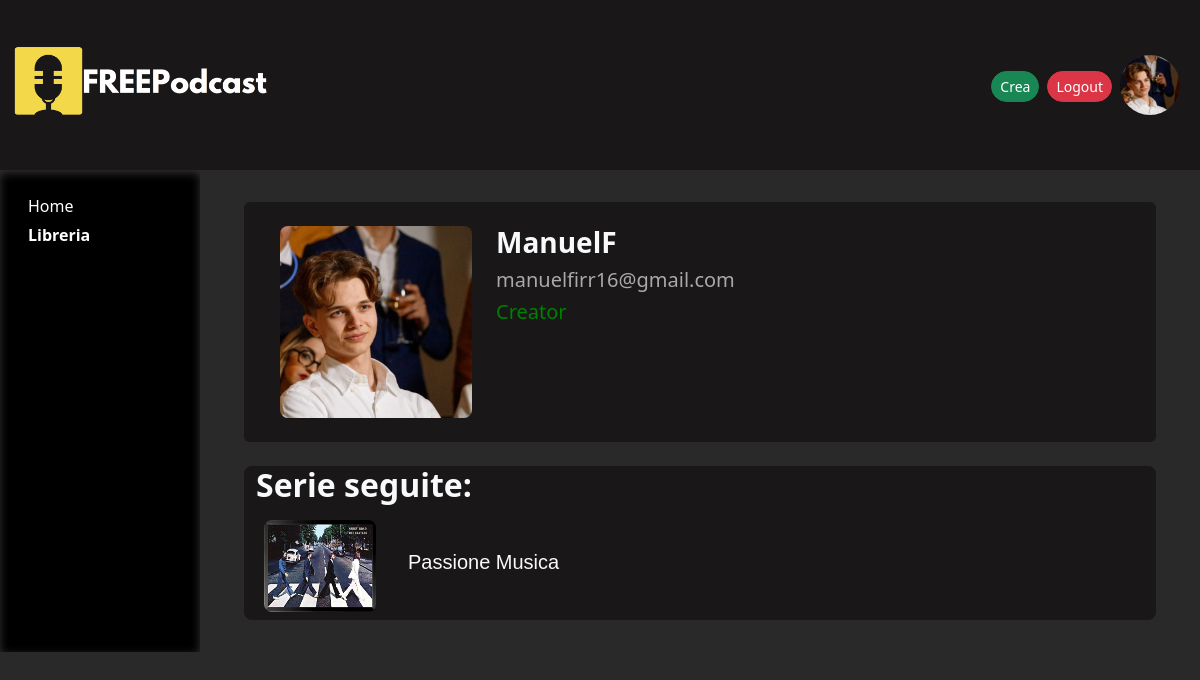
Before: /Profile (signed in) with the older database file.
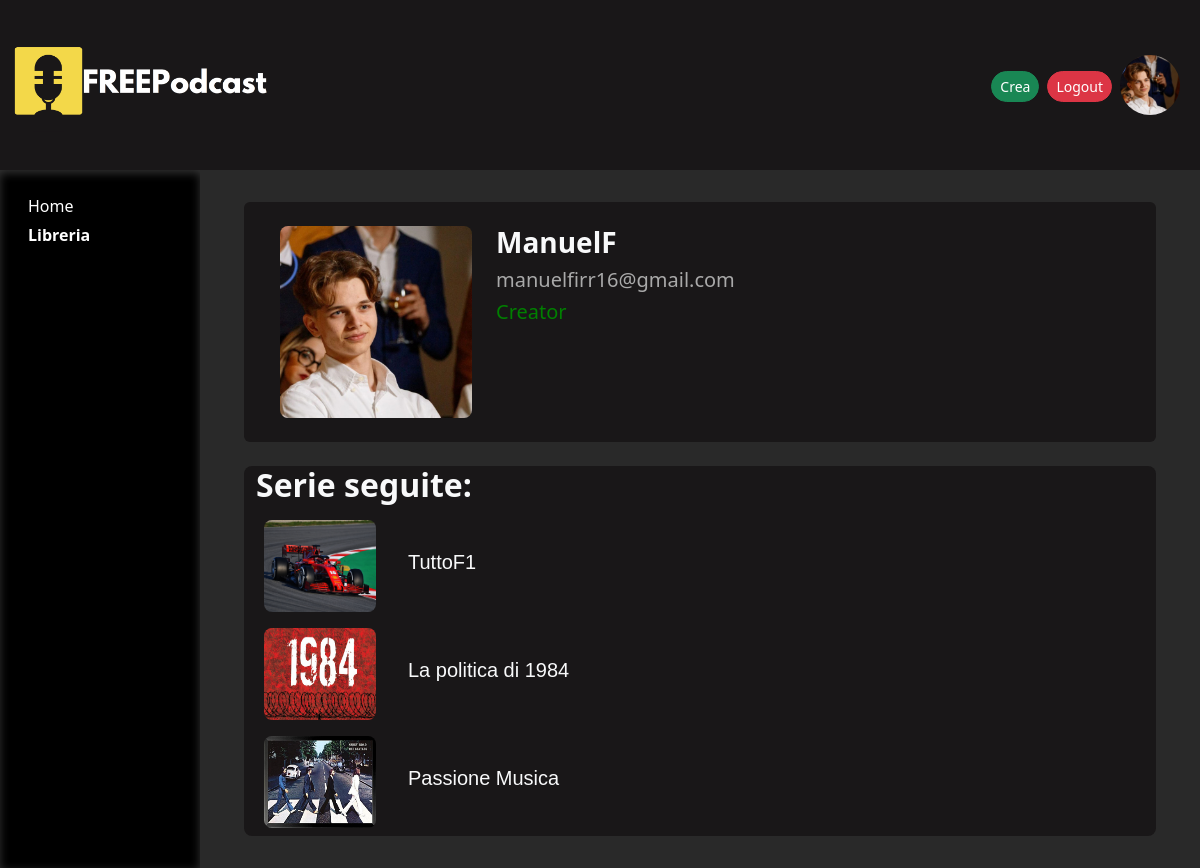
After: the same page with the newer database file.
### tables this page shows
CREATE TABLE "users" (
	"id"	TEXT NOT NULL,
	"username"	TEXT NOT NULL UNIQUE,
	"password"	TEXT NOT NULL,
	"is_creator"	INTEGER NOT NULL,
	"userimg"	TEXT NOT NULL,
	PRIMARY KEY("id")
);

CREATE TABLE "users_follows" (
	"user_id"	TEXT NOT NULL,
	"sid"	INTEGER NOT NULL,
	PRIMARY KEY("user_id","sid"),
	FOREIGN KEY("sid") REFERENCES "series"("id") ON DELETE CASCADE
);

CREATE TABLE "series" (
	"id"	INTEGER NOT NULL,
	"title"	TEXT NOT NULL UNIQUE,
	"description"	TEXT NOT NULL,
	"category"	TEXT NOT NULL,
	"serie_img"	TEXT NOT NULL,
	"creator_id"	TEXT NOT NULL,
	PRIMARY KEY("id")
);

### app.py (the view)
@app.route('/Profile')
def showprofile():
    user_id = current_user.id
    series=dao.get_followed_series(user_id)
    return render_template('profilepage.html', series=series)

### app.py (called while the page is built)
@login_manager.user_loader
def load_user(user_id):
    db_user = dao.get_userbyid(user_id)
    user = User(id=db_user['id'], username=db_user['username'], password=db_user['password'], is_creator=db_user['is_creator'], userimg=db_user['userimg'])
    return user

### dao.py (called while the page is built)
def get_userbyid(id):
    conn = sqlite3.connect('db/database.db')
    conn.row_factory = sqlite3.Row
    cursor = conn.cursor()
    sql = 'SELECT * FROM users where id = ?'
    cursor.execute(sql, (id,))
    user = cursor.fetchone()
    cursor.close()
    conn.close()
    return user

def get_followed_series(id):
  conn = sqlite3.connect('db/database.db')
  conn.row_factory = sqlite3.Row
  cursor = conn.cursor()
  sql = 'SELECT * FROM series,users_follows WHERE series.id=users_follows.sid AND users_follows.user_id = ?'
  cursor.execute(sql, (id,))
  series = cursor.fetchall()
  cursor.close()
  conn.close()
  return series

### templates/profilepage.html
{% extends "base.html" %}
{% block profile_active %}fw-bold{% endblock %}
{% block profile %}
    <div class="col-12">
        <div class="row m-4 p-4 rounded bg-gray">
            <div class="col-3">
                <img class="usrimg rounded-3 w-100" src="{{url_for('static', filename=current_user.userimg)}}"
    alt="userimg">
            </div>
            <div class="col-8 text-light">
                <h3 class="fw-bold">{{current_user.username|e}}</h3>
                <h5 class="text-gray">{{current_user.id|e}}</h5>
                {% if current_user.is_creator %}
                <h5 id="userstatus">Creator</h5>
                {% endif %}
            </div>
        </div>
        <div class="row m-4 bg-gray rounded-3">
            <h2 class="text-light fw-bold">Serie seguite:</h2>
            {% for serie in series %}
            <div class="col-2">
                <a href="{{url_for('showserie', id=serie.id)}}">
                <img class="p-2 rounded-4 w-100" src="{{url_for('static', filename = serie.serie_img)}}" alt="..." width="224" height="108">
                </a>
            </div>
            <div class="col-9 my-auto">
                <a href="{{url_for('showserie', id=serie.id)}}">
                <h5 class="text-light customfont">{{serie.title}}</h5>
                </a>
            </div>
            {% endfor %}
        </div>
    </div>
{% endblock %}

### templates/base.html (shortened to what this page needs)
<!DOCTYPE html>
    <html lang="it">
        <head>
            <link href="https://cdn.jsdelivr.net/npm/bootstrap@5.2.2/dist/css/bootstrap.min.css" rel="stylesheet">
            <link rel=stylesheet type="text/css" href="{{url_for('static', filename='style.css')}}">
        </head>
        <body>
            <header>
                <nav class="navbar navbar-dark navbar-expand-lg bg-body-tertiary bg-gray">
                    <div class="container-fluid">
                      <a class="navbar-brand" href="{{url_for('index')}}">
                        <img src="{{url_for('static', filename='FREEPodcastCOMPLETE.png')}}" alt="FREEPodcast" width="256" height="144">
                      </a>
                      <div class="collapse navbar-collapse" id="navbarSupportedContent">
                        <ul class="navbar-nav ms-auto">
                            {% if current_user.is_authenticated %}
                            {% if current_user.is_creator %}
                            <li class="nav-item">
                              <a href="{{url_for('new_serie')}}">
                                <button type="button" class="btn btn-success btn-sm rounded-pill ms-2 mt-4">
                                      Crea
                                </button>
                              </a>
                            </li>
                            {% endif %}
                            <li class="nav-item">
                              <a href="{{url_for('logout')}}">
                                <button type="button" class="btn btn-danger btn-sm rounded-pill ms-2 mt-4">
                                    Logout
                                </button>
                              </a>
                            </li>
                            <li class="nav-item m-2">
                                <span>
                                <div>
                                  <a href="{{url_for('showprofile')}}">
                                    <img class="usrimg rounded-circle" src="{{url_for('static', filename=current_user.userimg)}}"
                                alt="userimg" width="60" height="60">
                                    </a>
                                </div>
                                </span>
                            </li>
                            {% endif %}
                        </ul>
                      </div>
                    </div>
                  </nav>
            </header>
            <div class="container-fluid">
                <div class="row">
                    <aside class="col-lg-2">
                        <ul class="navbar-dark ms-auto mt-2">
                            <li class="nav-item">
                                <a class="nav-link {% block home_active %}{% endblock %}" href="{{url_for('index')}}">Home</a>
                            </li>
                            {% if current_user.is_authenticated %}
                            <li class="nav-item ">
                                <a class="nav-link {% block profile_active %}{% endblock %}" href="{{url_for('showprofile')}}">Libreria</a>
                            </li>
                            {% endif %}
                        </ul>
                    </aside>
                    <main class="col-lg-10">
                    <div class="row p-2">
                        {% block profile %}{% endblock %}
                    </div>
                  </div>
            </div>
        </body>
    </html>

### static/style.css (style rules this page uses)
.bg-gray { background-color: #191718; }
.customfont { font-family:Impact, Haettenschweiler, 'Arial Narrow Bold', sans-serif; font-weight:400; }
.text-gray { color:darkgray; }
#userstatus { color:green; }
body { background-color: #292929; }
aside { color: #ffffff; font-family: 'Segoe UI', Tahoma, Geneva, Verdana, sans-serif; background-color: #000000; box-shadow: 0px 3px 10px 0px rgba(255, 255, 255, 0.2) inset; }
aside li { padding-bottom: 5px; color: #ffffff; }
aside>ul { list-style-type: none; padding: 1rem 1rem; }
a { text-decoration: none; color: #000; }

Changed rows visible on the page:
added users_follows: serie_img (picture), title "TuttoF1"
added users_follows: serie_img (picture), title "La politica di 1984"
